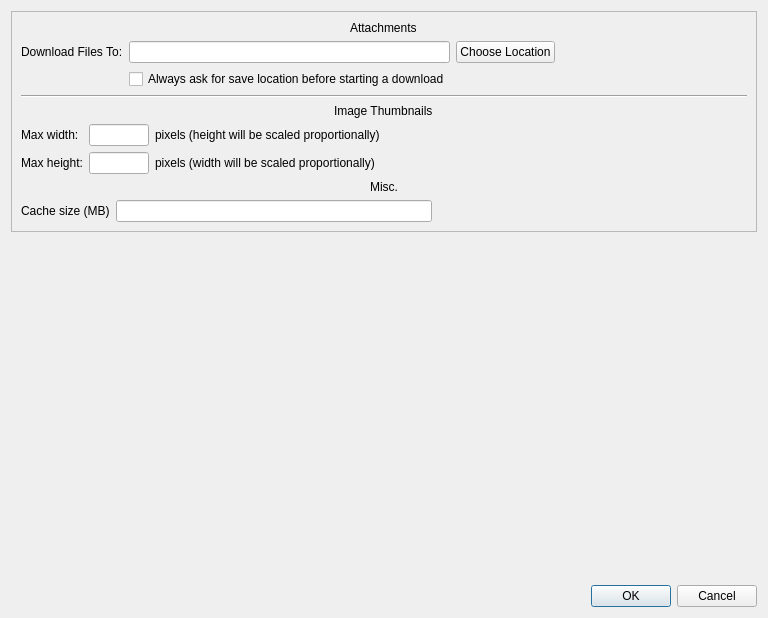
<?xml version="1.0" encoding="UTF-8"?>
<ui version="4.0">
 <class>SettingsWindow</class>
 <widget class="QDialog" name="SettingsWindow">
  <property name="geometry">
   <rect>
    <x>0</x>
    <y>0</y>
    <width>768</width>
    <height>618</height>
   </rect>
  </property>
  <property name="windowTitle">
   <string>Settings - MatterLeast</string>
  </property>
  <property name="styleSheet">
   <string notr="true">QGroupBox {
    border: 1px solid palette(mid);
    border-radius: 4px;
    margin-top: 0.75em;
    padding-top: 0.35em;
}

QGroupBox::title {
    subcontrol-origin: margin;
    subcontrol-position: top left;
    left: 8px;
    padding: 0 4px;
    background-color: palette(window);
}</string>
  </property>
  <layout class="QVBoxLayout" name="verticalLayout">
   <item>
    <widget class="QFrame" name="downloads">
     <property name="frameShape">
      <enum>QFrame::StyledPanel</enum>
     </property>
     <property name="frameShadow">
      <enum>QFrame::Raised</enum>
     </property>
     <layout class="QVBoxLayout" name="verticalLayout_2">
      <item alignment="Qt::AlignHCenter">
       <widget class="QLabel" name="downloadsTitle">
        <property name="text">
         <string>Attachments</string>
        </property>
       </widget>
      </item>
      <item>
       <layout class="QGridLayout" name="gridLayout">
        <item row="0" column="0">
         <widget class="QLabel" name="downloadLocationLabel">
          <property name="sizePolicy">
           <sizepolicy hsizetype="Minimum" vsizetype="Preferred">
            <horstretch>0</horstretch>
            <verstretch>0</verstretch>
           </sizepolicy>
          </property>
          <property name="maximumSize">
           <size>
            <width>500</width>
            <height>16777215</height>
           </size>
          </property>
          <property name="text">
           <string>Download Files To:</string>
          </property>
         </widget>
        </item>
        <item row="0" column="3">
         <widget class="QPushButton" name="downloadLocationButton">
          <property name="text">
           <string>Choose Location</string>
          </property>
         </widget>
        </item>
        <item row="0" column="2">
         <widget class="QLineEdit" name="downloadLocationValue">
          <property name="maximumSize">
           <size>
            <width>400</width>
            <height>16777215</height>
           </size>
          </property>
         </widget>
        </item>
        <item row="3" column="2">
         <widget class="QCheckBox" name="askLocationCheckBox">
          <property name="text">
           <string>Always ask for save location before starting a download</string>
          </property>
         </widget>
        </item>
        <item row="0" column="4">
         <spacer name="horizontalSpacer_3">
          <property name="orientation">
           <enum>Qt::Horizontal</enum>
          </property>
          <property name="sizeHint" stdset="0">
           <size>
            <width>40</width>
            <height>20</height>
           </size>
          </property>
         </spacer>
        </item>
       </layout>
      </item>
      <item>
       <widget class="Line" name="line">
        <property name="orientation">
         <enum>Qt::Horizontal</enum>
        </property>
       </widget>
      </item>
      <item alignment="Qt::AlignHCenter">
       <widget class="QLabel" name="imageThumbnailsTitle">
        <property name="text">
         <string>Image Thumbnails</string>
        </property>
       </widget>
      </item>
      <item>
       <layout class="QGridLayout" name="gridLayout_2">
        <item row="0" column="2">
         <widget class="QLabel" name="label">
          <property name="text">
           <string>pixels (height will be scaled proportionally)</string>
          </property>
         </widget>
        </item>
        <item row="1" column="2">
         <widget class="QLabel" name="label_2">
          <property name="text">
           <string>pixels (width will be scaled proportionally)</string>
          </property>
         </widget>
        </item>
        <item row="0" column="1">
         <widget class="QLineEdit" name="imageMaxWidthValue">
          <property name="maximumSize">
           <size>
            <width>60</width>
            <height>16777215</height>
           </size>
          </property>
         </widget>
        </item>
        <item row="1" column="1">
         <widget class="QLineEdit" name="imageMaxHeightValue">
          <property name="maximumSize">
           <size>
            <width>60</width>
            <height>16777215</height>
           </size>
          </property>
         </widget>
        </item>
        <item row="1" column="0">
         <widget class="QLabel" name="imageMaxHeightLabel">
          <property name="text">
           <string>Max height:</string>
          </property>
         </widget>
        </item>
        <item row="0" column="0">
         <widget class="QLabel" name="imageMaxWidthLabel">
          <property name="text">
           <string>Max width:</string>
          </property>
         </widget>
        </item>
        <item row="1" column="3">
         <spacer name="horizontalSpacer">
          <property name="orientation">
           <enum>Qt::Horizontal</enum>
          </property>
          <property name="sizeHint" stdset="0">
           <size>
            <width>40</width>
            <height>20</height>
           </size>
          </property>
         </spacer>
        </item>
        <item row="0" column="3">
         <spacer name="horizontalSpacer_2">
          <property name="orientation">
           <enum>Qt::Horizontal</enum>
          </property>
          <property name="sizeHint" stdset="0">
           <size>
            <width>40</width>
            <height>20</height>
           </size>
          </property>
         </spacer>
        </item>
       </layout>
      </item>
      <item>
       <widget class="QLabel" name="label_3">
        <property name="text">
         <string>Misc.</string>
        </property>
        <property name="alignment">
         <set>Qt::AlignCenter</set>
        </property>
       </widget>
      </item>
      <item>
       <layout class="QHBoxLayout" name="horizontalLayout">
        <item>
         <widget class="QLabel" name="label_4">
          <property name="text">
           <string>Cache size (MB)</string>
          </property>
         </widget>
        </item>
        <item>
         <widget class="QLineEdit" name="cacheSizeMBValue">
          <property name="clearButtonEnabled">
           <bool>false</bool>
          </property>
         </widget>
        </item>
        <item>
         <spacer name="horizontalSpacer_4">
          <property name="orientation">
           <enum>Qt::Horizontal</enum>
          </property>
          <property name="sizeHint" stdset="0">
           <size>
            <width>40</width>
            <height>20</height>
           </size>
          </property>
         </spacer>
        </item>
       </layout>
      </item>
     </layout>
    </widget>
   </item>
   <item>
    <spacer name="verticalSpacer">
     <property name="orientation">
      <enum>Qt::Vertical</enum>
     </property>
     <property name="sizeHint" stdset="0">
      <size>
       <width>20</width>
       <height>500</height>
      </size>
     </property>
    </spacer>
   </item>
   <item>
    <widget class="QDialogButtonBox" name="buttonBox">
     <property name="orientation">
      <enum>Qt::Horizontal</enum>
     </property>
     <property name="standardButtons">
      <set>QDialogButtonBox::Cancel|QDialogButtonBox::Ok</set>
     </property>
    </widget>
   </item>
  </layout>
 </widget>
 <resources/>
 <connections>
  <connection>
   <sender>buttonBox</sender>
   <signal>accepted()</signal>
   <receiver>SettingsWindow</receiver>
   <slot>accept()</slot>
   <hints>
    <hint type="sourcelabel">
     <x>248</x>
     <y>254</y>
    </hint>
    <hint type="destinationlabel">
     <x>157</x>
     <y>274</y>
    </hint>
   </hints>
  </connection>
  <connection>
   <sender>buttonBox</sender>
   <signal>rejected()</signal>
   <receiver>SettingsWindow</receiver>
   <slot>reject()</slot>
   <hints>
    <hint type="sourcelabel">
     <x>316</x>
     <y>260</y>
    </hint>
    <hint type="destinationlabel">
     <x>286</x>
     <y>274</y>
    </hint>
   </hints>
  </connection>
 </connections>
</ui>
